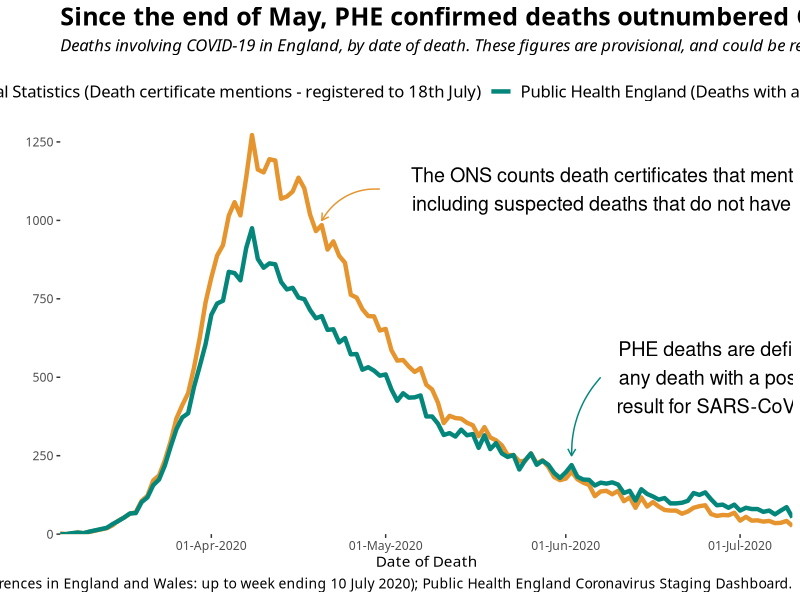
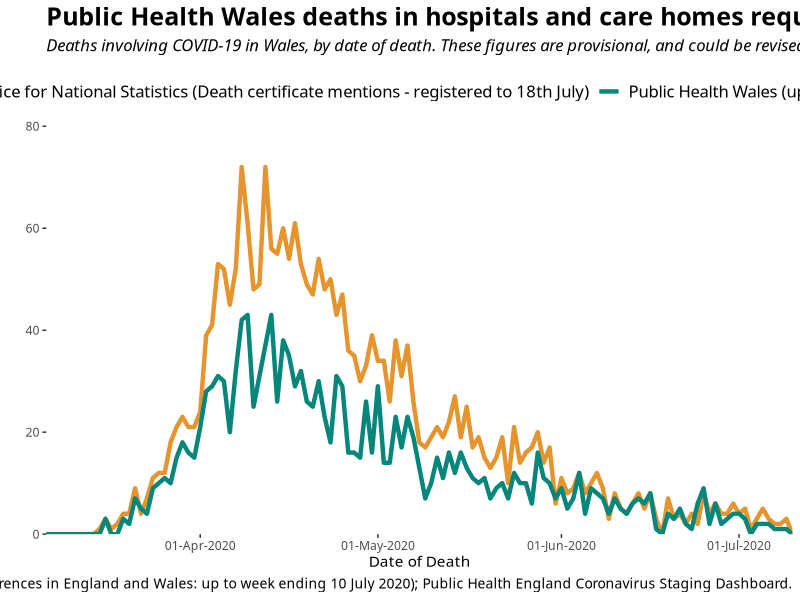

Reproduce these figures in R, in order.
## Packages and Themes
library(tidyverse)
library(readxl)

theme_clean <- theme_bw(base_family="Calibri") + 
  theme(legend.position = "top",
        legend.title = element_text(size = 12),
        legend.text = element_text(size = 12),
        plot.title = element_text(size = 18, face = "bold"),
        plot.subtitle = element_text(size = 12, face = "italic", margin = margin(b=12)),
        plot.caption = element_text(size = 10),
        panel.grid.major = element_blank(),
        panel.grid.minor = element_blank(),
        panel.border = element_blank())
theme_set(theme_clean)

## Import and tidy data
ph_ons_deaths_df <- read_excel("Coronavirus Deaths by Source/PHE and ONS Comparisons - 2020-07-22.xlsx",
                               sheet = "DATA",
                               col_types = c("date", "text", "numeric", "numeric")) %>%
  pivot_longer(cols = 3:4,
               names_to = "data_source",
               values_to = "new_deaths",
               values_drop_na = TRUE)

## Make the graphs
phe_ons_england_gg <- ph_ons_deaths_df %>%
  filter(area_name == "England") %>%
  ggplot(aes(x = date_of_death,
             y = new_deaths,
             group = data_source)) +
  geom_line(aes(color = data_source),
            size = 1.5) +
  scale_x_datetime(date_labels = "%d-%b-%Y",
                   expand = c(0,0)) +
  scale_y_continuous(limits = c(0, 1300),
                     expand = c(0,0)) +
  labs(title = "Since the end of May, PHE confirmed deaths outnumbered ONS COVID-19 certificate mentions in England.",
       subtitle = "Deaths involving COVID-19 in England, by date of death. These figures are provisional, and could be revised.",
       caption = "Author's calculations. Data: ONS (Comparison of weekly death occurrences in England and Wales: up to week ending 10 July 2020); Public Health England Coronavirus Staging Dashboard.",
       x = "Date of Death",
       y = "") +
  scale_color_manual(name = "",
                    breaks = c("ons_deaths", "ph_new_deaths"),
                    labels = c("Office for National Statistics (Death certificate mentions - registered to 18th July)",
                               "Public Health England (Deaths with a positive test - up to 20th July)"),
                    values = c("#e5942e","#04867b")) +
  annotate("text",
           x = as.POSIXct(as.Date("2020-05-01")),
           y = 1100,
           label = "The ONS counts death certificates that mention COVID-19:\nincluding suspected deaths that do not have lab-confirmation.",
           hjust = -0.05, size = 5) +
  annotate("curve",
           x = as.POSIXct(as.Date("2020-04-30")),
           xend = as.POSIXct(as.Date("2020-04-20")),
           y = 1100, yend = 1000,
           curvature = 0.3, arrow = arrow(length = unit(2, "mm")),
           color = "#e5942e") +
  annotate("text",
           x = as.POSIXct(as.Date("2020-06-08")),
           y = 500,
           label = "PHE deaths are defined as:\nany death with a positive test\nresult for SARS-CoV-2.",
           hjust = -0.05, size = 5) +
  annotate("curve",
           x = as.POSIXct(as.Date("2020-06-07")),
           xend = as.POSIXct(as.Date("2020-06-02")),
           y = 500, yend= 250,
           curvature = 0.2, arrow = arrow(length = unit(2, "mm")),
           color = "#04867b")

phw_ons_wales_gg <- ph_ons_deaths_df %>%
  filter(area_name == "Wales") %>%
  ggplot(aes(x = date_of_death,
             y = new_deaths,
             group = data_source)) +
  geom_line(aes(color = data_source),
            size = 1.5) +
  scale_x_datetime(date_labels = "%d-%b-%Y",
                   expand = c(0,0)) +
  scale_y_continuous(limits = c(0, 80),
                     expand = c(0,0)) +
  labs(title = "Public Health Wales deaths in hospitals and care homes require a positive test, and clinical suspicion that COVID-19 was a causative factor.",
       subtitle = "Deaths involving COVID-19 in Wales, by date of death. These figures are provisional, and could be revised.",
       caption = "Author's calculations. Data: ONS (Comparison of weekly death occurrences in England and Wales: up to week ending 10 July 2020); Public Health England Coronavirus Staging Dashboard.",
       x = "Date of Death",
       y = "") +
  scale_color_manual(name = "",
                     breaks = c("ons_deaths", "ph_new_deaths"),
                     labels = c("Office for National Statistics (Death certificate mentions - registered to 18th July)",
                                "Public Health Wales (up to 20th July)"),
                     values = c("#e5942e","#04867b"))